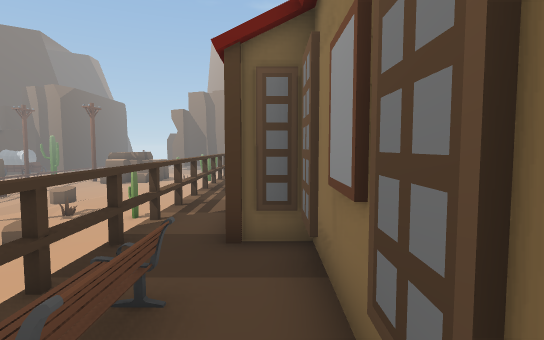
view 1 (above)

24 first-person views from a walk through a Unity game level. The camera is 1.5 m above the floor, tilts 4° down and sees 80° across. The floor is counted in squares, 1 m on a side. Each view is taken from the middle of a square. On the plan, view 1 faces up. The plan holds only what a view shows up to about 15 squares ahead; the rest is blank. The place goes on beyond the plan. The player character is not drawn.

view 2
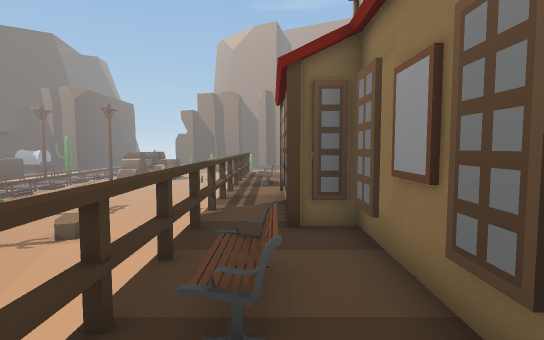

view 3
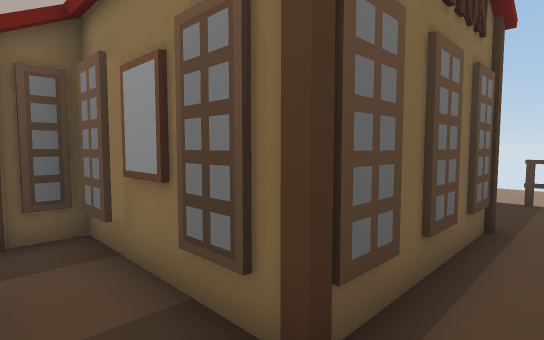

view 4
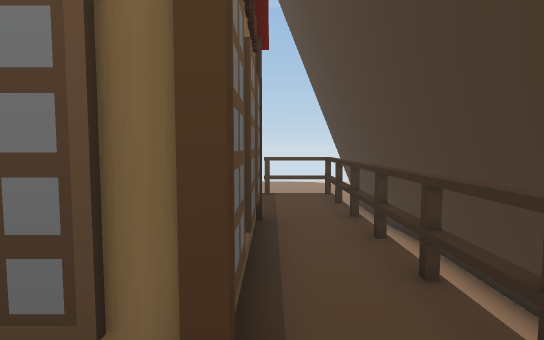

view 5
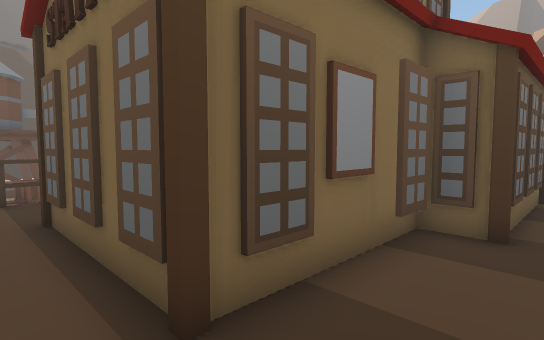

view 6
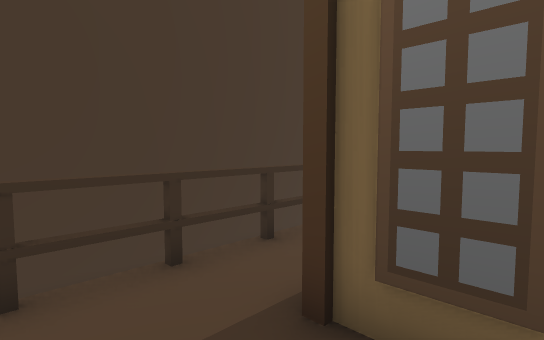

view 7
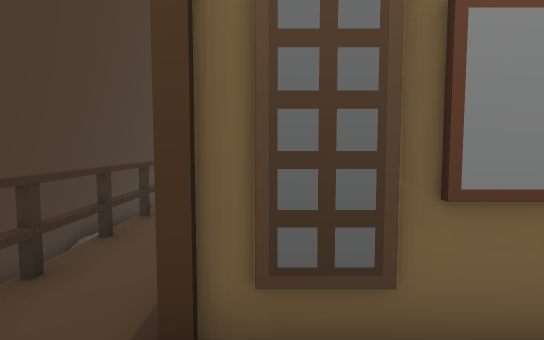

view 8
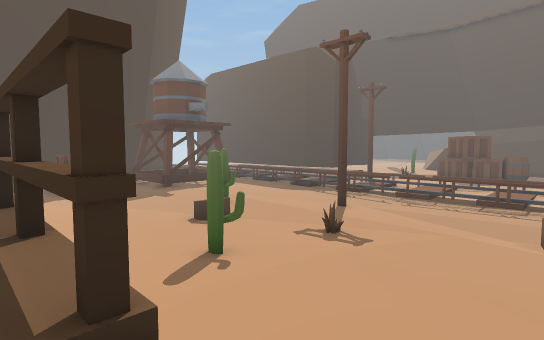

view 9
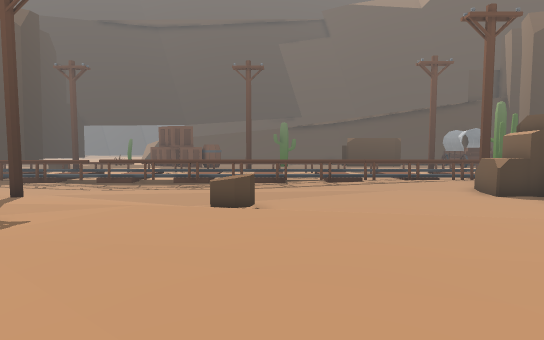

view 10
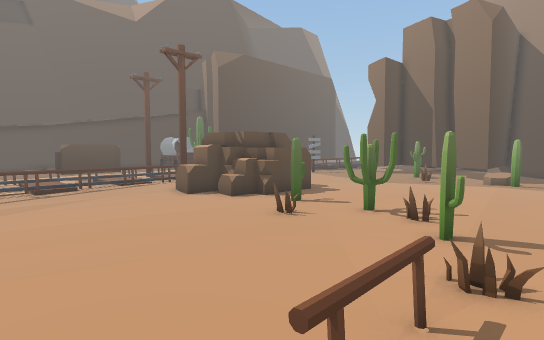

view 11
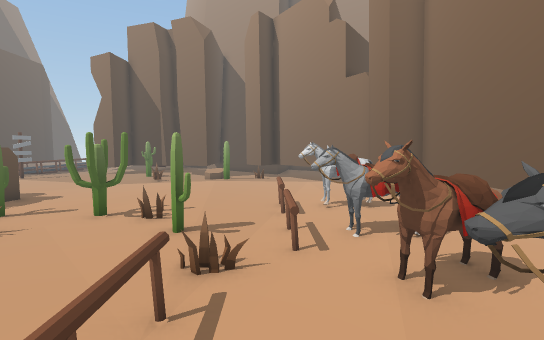

view 12
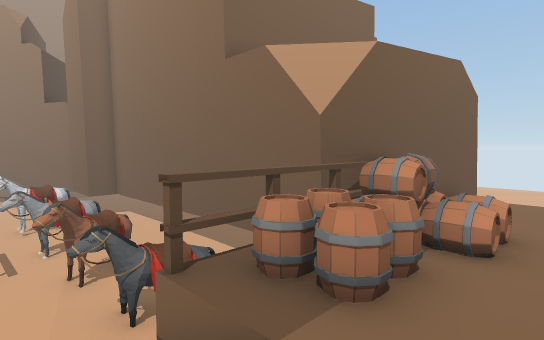

view 13
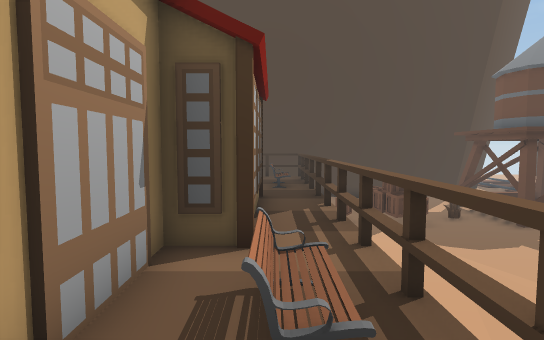

view 14
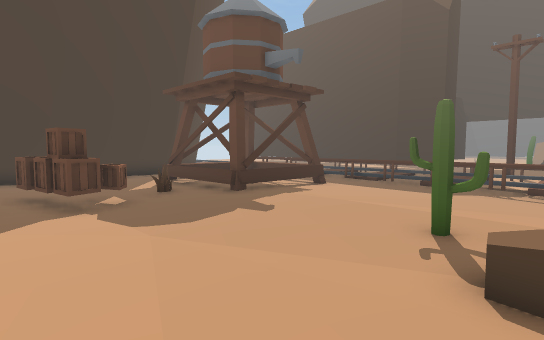

view 15
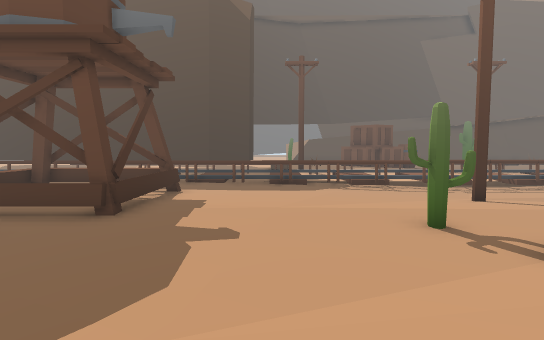

view 16
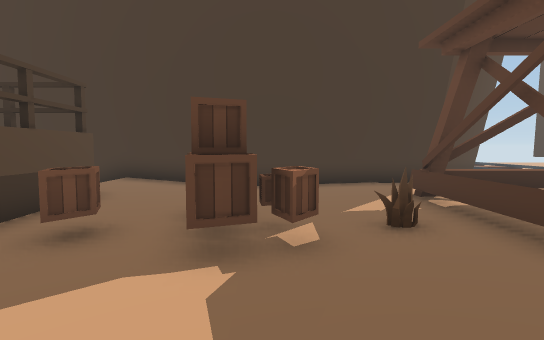

view 17
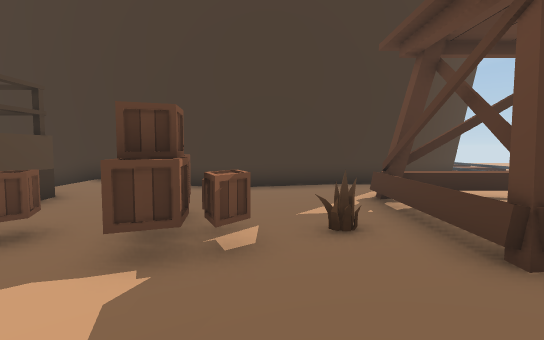

view 18
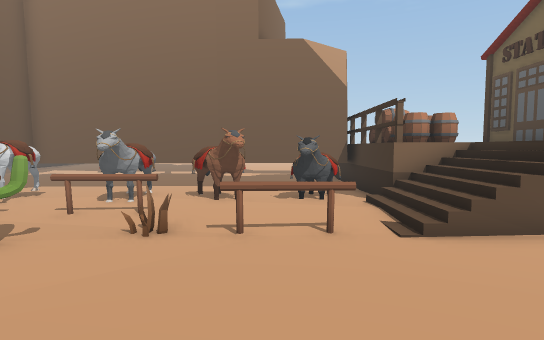

view 19
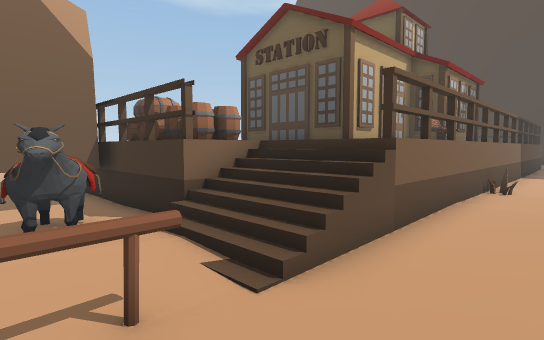

view 20
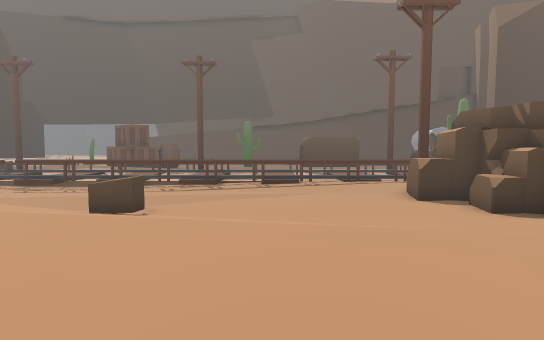

view 21
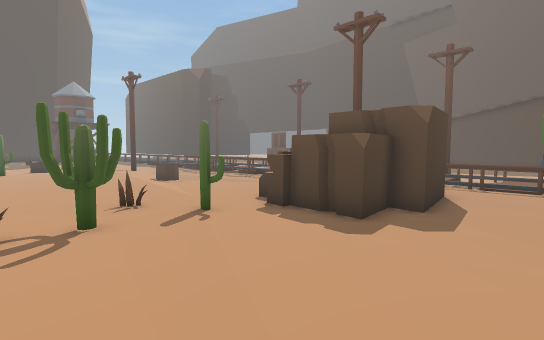

view 22
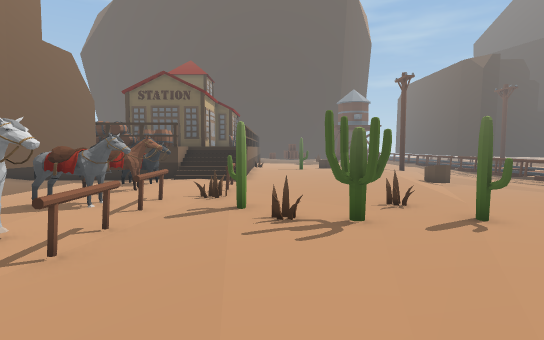

view 23
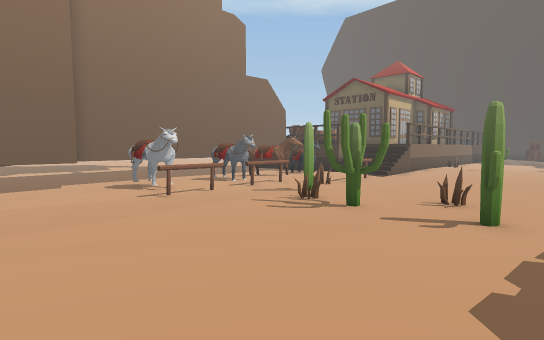

view 24
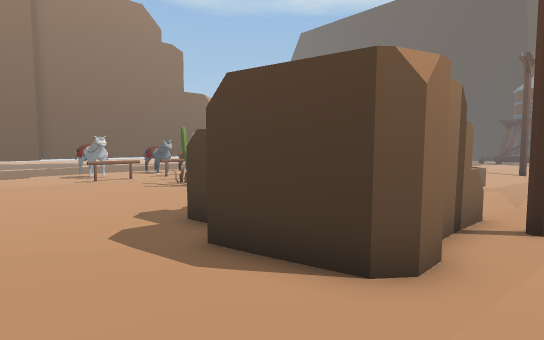

### Floor plan
Key: @ floor where view 1 was taken; # wall or solid block; . main floor; : floor 0.25 m higher than the main floor; - floor 0.25 m lower than the main floor; + floor 1.75 m higher than the main floor; / step, stairs or slope; = window, fence, low wall or low ledge; v drop or lower ground; C cactus; T thing the floor can be seen under or through; B bench; A box; P pole; R barrel; O other object.
Columns run from 20 left of view 1 to 8 right of it. Each row starts with its distance up from view 1.
 37   O:  :......:::::.
 36   O:::.......:::::......#
 35   O:::.......:::::......#
 34  /O::###.....:::::......##
 33  .O::###OO...:::::.......#
 32   O::#   O...:::::.OOOO..#
 31   O::#  OO..:.C.::.O.OO..#
 30   O:POOOOO.C.CCC...O.....#
 29   O:.OO.OO....C..C.O.OO..#
 28   O...O.....O....C.OOOO..#
 27   O................O.::..#
 26   O...............O.:OO..#
 25   O...............O.OOO..#
 24   O...............O.::...#
 23  .O..---..........O:OOOO.#
 22  .O..----...:......:::O..#
 21   O-.----..:::....///########
 20  /O----O/..:::...:///+RR#OR #
 19  /O-----/.::::::::///+RRRRR
 18 //O-----/.::::::::#  +++RR+
 17 ::O----/..::::::::#+  ++++
 16  .O----/...:::::::#
 15  .#----....O::C:::#+ ######
 14  :O---.......:C:::#+ #
 13  //---...:.....:::#B+#
 12  /O---P..:.......O#B+#
 11  /O--....:..O....:#++#
 10   O......:C......:#T##     #
  9 ..O......:C......:#T       #
  8 ..O.....::.......:#T       #
  7   O.....::.......:#T       #
  6   O.....::.......:#T       #
  5   O....:::.......:#T##    ##+
  4   O....:::.......:#++#    #++
  3   O..===#=.......:#B+#    #++
  2   O.=#=###...AA.A:#B+#    #++
  1   O =#.  #.OAAA.A:#B+#   ##++
  0   O      =...AAA.:#+@#####+++
 -1   O =#   #....A.::#+ ++++++++
 -2   O:=#==##:.....::=vvvvvvvvvv
 -3   O: .:  ::.....:::
 -4   O  .:  ::....::::     .####
 -5   O    ####################
 -6   O   ##
 -7      ##
 -8     ##
 -9    ##

Positions as (right, up) in squares from view 1, and headings:
1: (0, 0), facing up
2: (-1, -1), facing up
3: (-1, -1), facing up-right
4: (-1, 0), facing right
5: (8, -1), facing up-left
6: (8, 2), facing down-left
7: (8, 1), facing left
8: (-2, 20), facing down-left
9: (-3, 21), facing left
10: (-1, 21), facing up-left
11: (-1, 21), facing up
12: (-1, 17), facing up-right
13: (-1, 15), facing down
14: (-4, 11), facing down-left
15: (-4, 6), facing left
16: (-7, 6), facing down
17: (-8, 6), facing down
18: (-8, 24), facing right
19: (-5, 24), facing down-right
20: (-4, 24), facing left
21: (-4, 37), facing down-left
22: (-4, 37), facing down
23: (-10, 37), facing down-right
24: (-17, 37), facing down-right
